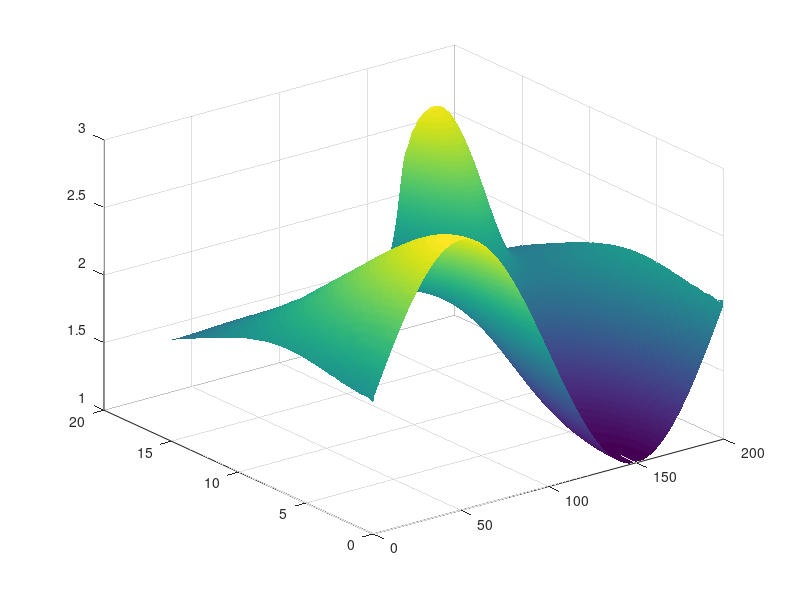

Write the MATLAB code that produced this figure.
%%%%%%%%%%%%%%%%%%%%%%%%%%%%%%%%%%%%%%%%%%%%%%%%%%%%%%%%%%%%%%%%%%%%%%%%%%%
%-% ------------------------------------------------------------------- %-%
%-% Approximates a solution to the 1D SW equations using MQ RBFs.       %-%
%-% ------------------------------------------------------------------- %-%
%-% Author: Maurice S. Fabien, University of Washington (Jan-Jun 2014)  %-%
%-%                          , Rice University          (2014-    )     %-%
%-% Email : fabien@rice.edu                                             %-%
%-% GitHub: https://github.com/msfabien/                                %-%
%-% ------------------------------------------------------------------- %-%
%%%%%%%%%%%%%%%%%%%%%%%%%%%%%%%%%%%%%%%%%%%%%%%%%%%%%%%%%%%%%%%%%%%%%%%%%%%


function Code_Listing_6_8_1()

    clear all; close all; clc;
    n = 2^(8); dt = 1e-2; Tfin = 15; nmax = floor(Tfin/dt); g = 9.80;
    L = 200; x = ( linspace ( 0, L, n ) )';
    shape = 5; %shape parameter
    cx = (shape)*ones(n,1);
    [Ax,D1x] = deal(zeros(n));
    for j = 1 : n
        [Ax(:,j),D1x(:,j)] = mq(x,x(j),cx(j));
    end
    D1x = D1x / (Ax);

    %Initial conditions
    h = 2.0 + sin ( (2*pi/L) * x ); v = zeros(size(h));
    u = v; uh = u.*h;
    %Right hand side functions h_t = ..., (uh)_t = ...
    RHS_h = @(h,uh) -D1x*(uh);
    RHS_uh = @(h,uh) -D1x*( (uh).^2 ./ h + 0.5*g*h.^2 );
    for jj = 1 : nmax
        k1 = dt*RHS_h(h ,uh); % RK4 step for h
        k2 = dt*RHS_h(h + k1/2,uh);
        k3 = dt*RHS_h(h + k2/2,uh);
        k4 = dt*RHS_h(h + k3 ,uh);
        h = h + (1/6)*( k1 + 2*(k2 + k3) + k4 );
        k1 = dt*RHS_uh(h,uh); % RK4 step for uh
        k2 = dt*RHS_uh(h,uh + k1/2);
        k3 = dt*RHS_uh(h,uh + k2/2);
        k4 = dt*RHS_uh(h,uh + k3);
        uh = uh + (1/6)*( k1 + 2*(k2 + k3) + k4 );
        h(1) = h(end-1); h(end) = h(2); %Periodic boundary conditions
        uh(1) = uh(end-1); uh(end) = uh(2);
        H(:,jj) = h;
    end
    [X,T] = meshgrid(x,linspace(0,Tfin,size(H,2)));
    figure(1), surf(X,T,H'), shading interp
end

function [phi,phi1,phi2,phi3,phi4] = mq(x,xc,c)
    % 1-D multiquadric radial basis function
    f = @(r,c) sqrt((c*r).^2 + 1);
    %f = @(r,c) exp(-(c*r).^2);
    %f = @(r,c) 1 ./ ((c*r).^2 + 1);
    r = x - xc;
    phi = f(r,c);

    if nargout > 1
    % 1-st derivative    
     phi1 = (c^2)*r./phi;
     %phi1 = -2*r*c^2.*exp(-(c*r).^2);
     %phi1 = -2*(c.^2*r) ./ ((c*r).^2 + 1).^2;
        if nargout > 2
        % 2-nd derivative
        phi2 = (c^2)./(phi.^3);
            if nargout > 3
            % 3-rd derivative    
            phi3 = -3*(c^4)*r./(phi.^5);
                if nargout > 4
                % 4-th derivative        
                phi4 = 12*(c^4)*((c*r).^2-0.25)./(phi.^7);
                end
            end
        end
    end
end